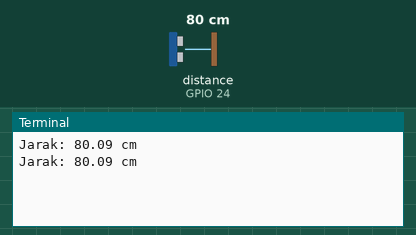
Bench run of a program on a simulated Raspberry Pi (BCM pin numbers). Shown: the last lines printed to the terminal. The inputs (shaded band) are chosen by the test bench; at power-on: distance to the obstacle (sensor on GPIO 24) 80 cm. The echo pulse lasts 58.3 µs per cm; the clock reads 2024-03-15 10:24:30 at power-on unless the program sets it.

Above: at 1.2 s.
1.3 s: distance to the obstacle (sensor on GPIO 24) set to 2 cm
At 2.6 s:
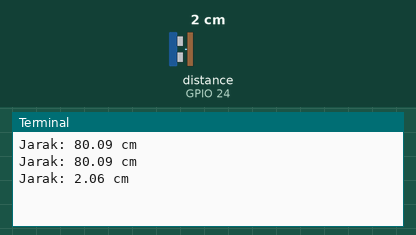
2.8 s: distance to the obstacle (sensor on GPIO 24) set to 4 cm
At 3.4 s:
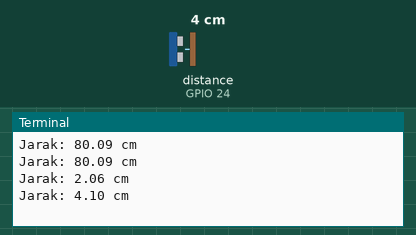
Timing chart, 0 to 5.8 s (numbered marks = the images above; inputs shaded):
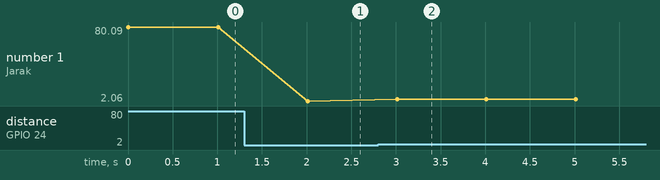

Measured:
- after the input at 1.3 s, the terminal: prints a new line after 0.71 s (image 1)
- after the input at 2.8 s, the terminal: prints a new line after 0.21 s (image 2)
- plotted number 1: 80.09 → 2.06 after the input at 1.3 s, 2.06 → 4.1 after the input at 2.8 s

The program:

jarak.py
```python
import RPi.GPIO as GPIO
import time

# Setup
GPIO.setmode(GPIO.BCM)
TRIG = 23
ECHO = 24

GPIO.setup(TRIG, GPIO.OUT)
GPIO.setup(ECHO, GPIO.IN)

def measure_distance():
    # Set Trigger ke HIGH selama 10µs
    GPIO.output(TRIG, True)
    time.sleep(0.00001)
    GPIO.output(TRIG, False)

    # Tunggu Echo berubah ke HIGH
    while GPIO.input(ECHO) == 0:
        start_time = time.time()

    # Tunggu Echo kembali ke LOW
    while GPIO.input(ECHO) == 1:
        end_time = time.time()

    # Hitung durasi gelombang suara
    duration = end_time - start_time

    # Hitung jarak (34300 cm/s adalah kecepatan suara)
    distance = (duration * 34300) / 2
    return distance

try:
    while True:
        dist = measure_distance()
        print("Jarak: {:.2f} cm".format(dist))
        time.sleep(1)
except KeyboardInterrupt:
    print("Pengukuran dihentikan")
finally:
    GPIO.cleanup()
```
